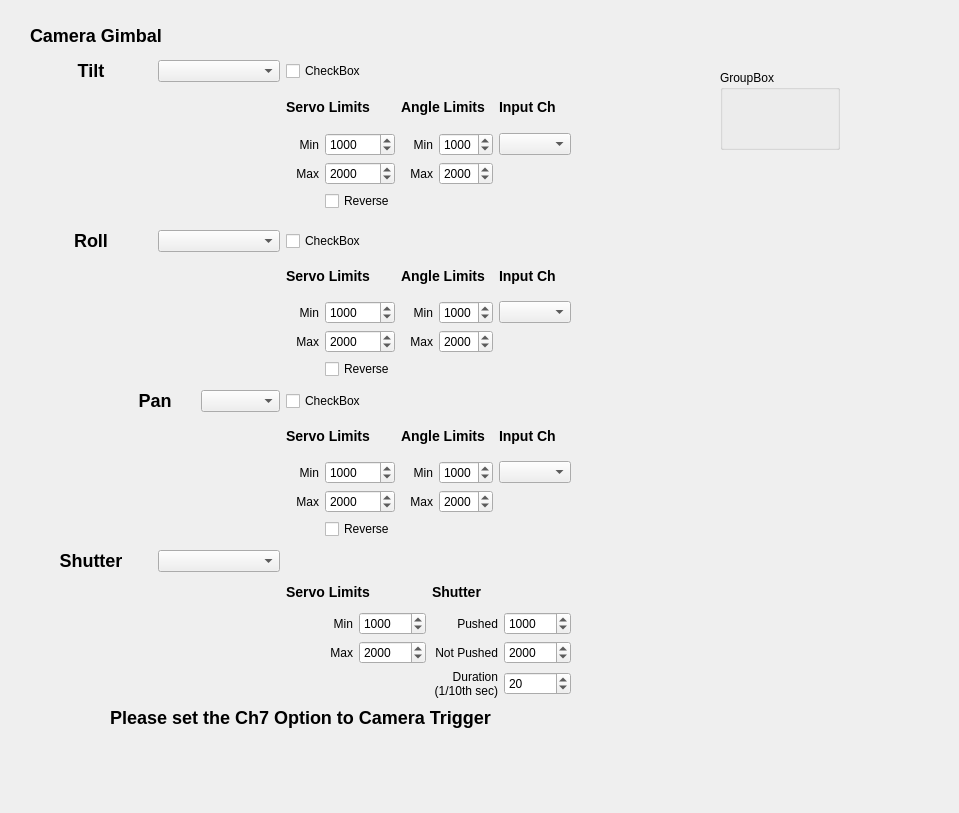
<?xml version="1.0" encoding="UTF-8"?>
<ui version="4.0">
 <class>CameraGimbalConfig</class>
 <widget class="QWidget" name="CameraGimbalConfig">
  <property name="geometry">
   <rect>
    <x>0</x>
    <y>0</y>
    <width>959</width>
    <height>813</height>
   </rect>
  </property>
  <property name="windowTitle">
   <string>Form</string>
  </property>
  <widget class="QLabel" name="label">
   <property name="geometry">
    <rect>
     <x>30</x>
     <y>20</y>
     <width>131</width>
     <height>31</height>
    </rect>
   </property>
   <property name="text">
    <string>&lt;h2&gt;Camera Gimbal&lt;/h2&gt;</string>
   </property>
   <property name="scaledContents">
    <bool>false</bool>
   </property>
  </widget>
  <widget class="QWidget" name="gridLayoutWidget">
   <property name="geometry">
    <rect>
     <x>30</x>
     <y>60</y>
     <width>541</width>
     <height>151</height>
    </rect>
   </property>
   <layout class="QGridLayout" name="gridLayout">
    <item row="2" column="5">
     <widget class="QLabel" name="label_12">
      <property name="text">
       <string>Min</string>
      </property>
      <property name="alignment">
       <set>Qt::AlignRight|Qt::AlignTrailing|Qt::AlignVCenter</set>
      </property>
     </widget>
    </item>
    <item row="3" column="5">
     <widget class="QLabel" name="label_13">
      <property name="text">
       <string>Max</string>
      </property>
      <property name="alignment">
       <set>Qt::AlignRight|Qt::AlignTrailing|Qt::AlignVCenter</set>
      </property>
     </widget>
    </item>
    <item row="1" column="7">
     <widget class="QLabel" name="label_9">
      <property name="text">
       <string>&lt;h3&gt;Input Ch&lt;/h3&gt;</string>
      </property>
     </widget>
    </item>
    <item row="4" column="4">
     <widget class="QCheckBox" name="tiltReverseCheckBox">
      <property name="text">
       <string>Reverse</string>
      </property>
     </widget>
    </item>
    <item row="1" column="5" colspan="2">
     <widget class="QLabel" name="label_8">
      <property name="text">
       <string>&lt;h3&gt;Angle Limits&lt;/h3&gt;</string>
      </property>
     </widget>
    </item>
    <item row="1" column="3" colspan="2">
     <widget class="QLabel" name="label_7">
      <property name="text">
       <string>&lt;h3&gt;Servo Limits&lt;/h3&gt;</string>
      </property>
     </widget>
    </item>
    <item row="3" column="3">
     <widget class="QLabel" name="label_11">
      <property name="text">
       <string>Max</string>
      </property>
      <property name="alignment">
       <set>Qt::AlignRight|Qt::AlignTrailing|Qt::AlignVCenter</set>
      </property>
     </widget>
    </item>
    <item row="2" column="3">
     <widget class="QLabel" name="label_10">
      <property name="text">
       <string>Min</string>
      </property>
      <property name="alignment">
       <set>Qt::AlignRight|Qt::AlignTrailing|Qt::AlignVCenter</set>
      </property>
     </widget>
    </item>
    <item row="0" column="2">
     <widget class="QComboBox" name="tiltChannelComboBox"/>
    </item>
    <item row="0" column="1">
     <widget class="QLabel" name="label_6">
      <property name="text">
       <string>&lt;h2&gt;Tilt&lt;/h2&gt;</string>
      </property>
      <property name="alignment">
       <set>Qt::AlignCenter</set>
      </property>
     </widget>
    </item>
    <item row="0" column="3" colspan="2">
     <widget class="QCheckBox" name="tiltStabilizeCheckBox">
      <property name="text">
       <string>CheckBox</string>
      </property>
     </widget>
    </item>
    <item row="1" column="1" rowspan="4" colspan="2">
     <widget class="QLabel" name="label_2">
      <property name="minimumSize">
       <size>
        <width>250</width>
        <height>120</height>
       </size>
      </property>
      <property name="maximumSize">
       <size>
        <width>250</width>
        <height>120</height>
       </size>
      </property>
      <property name="text">
       <string/>
      </property>
      <property name="pixmap">
       <pixmap resource="../../../qgroundcontrol.qrc">:/files/images/devices/cameraGimalPitch1.png</pixmap>
      </property>
      <property name="scaledContents">
       <bool>true</bool>
      </property>
     </widget>
    </item>
    <item row="2" column="4">
     <widget class="QSpinBox" name="tiltServoMinSpinBox">
      <property name="maximum">
       <number>3000</number>
      </property>
      <property name="value">
       <number>1000</number>
      </property>
     </widget>
    </item>
    <item row="3" column="4">
     <widget class="QSpinBox" name="tiltServoMaxSpinBox">
      <property name="maximum">
       <number>3000</number>
      </property>
      <property name="value">
       <number>2000</number>
      </property>
     </widget>
    </item>
    <item row="2" column="6">
     <widget class="QSpinBox" name="tiltAngleMinSpinBox">
      <property name="maximum">
       <number>3000</number>
      </property>
      <property name="value">
       <number>1000</number>
      </property>
     </widget>
    </item>
    <item row="3" column="6">
     <widget class="QSpinBox" name="tiltAngleMaxSpinBox">
      <property name="maximum">
       <number>3000</number>
      </property>
      <property name="value">
       <number>2000</number>
      </property>
     </widget>
    </item>
    <item row="2" column="7">
     <widget class="QComboBox" name="tiltInputChannelComboBox"/>
    </item>
   </layout>
  </widget>
  <widget class="QWidget" name="gridLayoutWidget_2">
   <property name="geometry">
    <rect>
     <x>30</x>
     <y>230</y>
     <width>541</width>
     <height>149</height>
    </rect>
   </property>
   <layout class="QGridLayout" name="gridLayout_2">
    <item row="2" column="5">
     <widget class="QLabel" name="label_14">
      <property name="text">
       <string>Min</string>
      </property>
      <property name="alignment">
       <set>Qt::AlignRight|Qt::AlignTrailing|Qt::AlignVCenter</set>
      </property>
     </widget>
    </item>
    <item row="3" column="5">
     <widget class="QLabel" name="label_15">
      <property name="text">
       <string>Max</string>
      </property>
      <property name="alignment">
       <set>Qt::AlignRight|Qt::AlignTrailing|Qt::AlignVCenter</set>
      </property>
     </widget>
    </item>
    <item row="2" column="7">
     <widget class="QComboBox" name="rollInputChannelComboBox"/>
    </item>
    <item row="1" column="7">
     <widget class="QLabel" name="label_16">
      <property name="text">
       <string>&lt;h3&gt;Input Ch&lt;/h3&gt;</string>
      </property>
     </widget>
    </item>
    <item row="4" column="4">
     <widget class="QCheckBox" name="rollReverseCheckBox">
      <property name="text">
       <string>Reverse</string>
      </property>
     </widget>
    </item>
    <item row="1" column="5" colspan="2">
     <widget class="QLabel" name="label_17">
      <property name="text">
       <string>&lt;h3&gt;Angle Limits&lt;/h3&gt;</string>
      </property>
     </widget>
    </item>
    <item row="1" column="3" colspan="2">
     <widget class="QLabel" name="label_18">
      <property name="text">
       <string>&lt;h3&gt;Servo Limits&lt;/h3&gt;</string>
      </property>
     </widget>
    </item>
    <item row="3" column="3">
     <widget class="QLabel" name="label_19">
      <property name="text">
       <string>Max</string>
      </property>
      <property name="alignment">
       <set>Qt::AlignRight|Qt::AlignTrailing|Qt::AlignVCenter</set>
      </property>
     </widget>
    </item>
    <item row="2" column="3">
     <widget class="QLabel" name="label_20">
      <property name="text">
       <string>Min</string>
      </property>
      <property name="alignment">
       <set>Qt::AlignRight|Qt::AlignTrailing|Qt::AlignVCenter</set>
      </property>
     </widget>
    </item>
    <item row="0" column="2">
     <widget class="QComboBox" name="rollChannelComboBox"/>
    </item>
    <item row="0" column="1">
     <widget class="QLabel" name="label_21">
      <property name="text">
       <string>&lt;h2&gt;Roll&lt;/h2&gt;</string>
      </property>
      <property name="alignment">
       <set>Qt::AlignCenter</set>
      </property>
     </widget>
    </item>
    <item row="0" column="3" colspan="2">
     <widget class="QCheckBox" name="rollStabilizeCheckBox">
      <property name="text">
       <string>CheckBox</string>
      </property>
     </widget>
    </item>
    <item row="1" column="1" rowspan="4" colspan="2">
     <widget class="QLabel" name="label_3">
      <property name="minimumSize">
       <size>
        <width>250</width>
        <height>120</height>
       </size>
      </property>
      <property name="maximumSize">
       <size>
        <width>250</width>
        <height>120</height>
       </size>
      </property>
      <property name="text">
       <string/>
      </property>
      <property name="pixmap">
       <pixmap resource="../../../qgroundcontrol.qrc">:/files/images/devices/cameraGimalRoll1.png</pixmap>
      </property>
      <property name="scaledContents">
       <bool>true</bool>
      </property>
     </widget>
    </item>
    <item row="2" column="4">
     <widget class="QSpinBox" name="rollServoMinSpinBox">
      <property name="maximum">
       <number>3000</number>
      </property>
      <property name="value">
       <number>1000</number>
      </property>
     </widget>
    </item>
    <item row="3" column="4">
     <widget class="QSpinBox" name="rollServoMaxSpinBox">
      <property name="maximum">
       <number>3000</number>
      </property>
      <property name="value">
       <number>2000</number>
      </property>
     </widget>
    </item>
    <item row="2" column="6">
     <widget class="QSpinBox" name="rollAngleMinSpinBox">
      <property name="maximum">
       <number>3000</number>
      </property>
      <property name="value">
       <number>1000</number>
      </property>
     </widget>
    </item>
    <item row="3" column="6">
     <widget class="QSpinBox" name="rollAngleMaxSpinBox">
      <property name="maximum">
       <number>3000</number>
      </property>
      <property name="value">
       <number>2000</number>
      </property>
     </widget>
    </item>
   </layout>
  </widget>
  <widget class="QWidget" name="gridLayoutWidget_3">
   <property name="geometry">
    <rect>
     <x>30</x>
     <y>390</y>
     <width>541</width>
     <height>149</height>
    </rect>
   </property>
   <layout class="QGridLayout" name="gridLayout_3">
    <item row="2" column="5">
     <widget class="QLabel" name="label_22">
      <property name="text">
       <string>Min</string>
      </property>
      <property name="alignment">
       <set>Qt::AlignRight|Qt::AlignTrailing|Qt::AlignVCenter</set>
      </property>
     </widget>
    </item>
    <item row="3" column="5">
     <widget class="QLabel" name="label_23">
      <property name="text">
       <string>Max</string>
      </property>
      <property name="alignment">
       <set>Qt::AlignRight|Qt::AlignTrailing|Qt::AlignVCenter</set>
      </property>
     </widget>
    </item>
    <item row="2" column="7">
     <widget class="QComboBox" name="panInputChannelComboBox"/>
    </item>
    <item row="1" column="7">
     <widget class="QLabel" name="label_24">
      <property name="text">
       <string>&lt;h3&gt;Input Ch&lt;/h3&gt;</string>
      </property>
     </widget>
    </item>
    <item row="4" column="4">
     <widget class="QCheckBox" name="panReverseCheckBox">
      <property name="text">
       <string>Reverse</string>
      </property>
     </widget>
    </item>
    <item row="1" column="5" colspan="2">
     <widget class="QLabel" name="label_25">
      <property name="text">
       <string>&lt;h3&gt;Angle Limits&lt;/h3&gt;</string>
      </property>
     </widget>
    </item>
    <item row="1" column="3" colspan="2">
     <widget class="QLabel" name="label_26">
      <property name="text">
       <string>&lt;h3&gt;Servo Limits&lt;/h3&gt;</string>
      </property>
     </widget>
    </item>
    <item row="3" column="3">
     <widget class="QLabel" name="label_27">
      <property name="text">
       <string>Max</string>
      </property>
      <property name="alignment">
       <set>Qt::AlignRight|Qt::AlignTrailing|Qt::AlignVCenter</set>
      </property>
     </widget>
    </item>
    <item row="2" column="3">
     <widget class="QLabel" name="label_28">
      <property name="text">
       <string>Min</string>
      </property>
      <property name="alignment">
       <set>Qt::AlignRight|Qt::AlignTrailing|Qt::AlignVCenter</set>
      </property>
     </widget>
    </item>
    <item row="0" column="2">
     <widget class="QComboBox" name="panChannelComboBox"/>
    </item>
    <item row="0" column="1">
     <widget class="QLabel" name="label_29">
      <property name="text">
       <string>&lt;h2&gt;Pan&lt;/h2&gt;</string>
      </property>
      <property name="alignment">
       <set>Qt::AlignCenter</set>
      </property>
     </widget>
    </item>
    <item row="0" column="3" colspan="2">
     <widget class="QCheckBox" name="panStabilizeCheckBox">
      <property name="text">
       <string>CheckBox</string>
      </property>
     </widget>
    </item>
    <item row="1" column="0" rowspan="4" colspan="3">
     <widget class="QLabel" name="label_4">
      <property name="minimumSize">
       <size>
        <width>250</width>
        <height>120</height>
       </size>
      </property>
      <property name="maximumSize">
       <size>
        <width>250</width>
        <height>120</height>
       </size>
      </property>
      <property name="text">
       <string/>
      </property>
      <property name="pixmap">
       <pixmap resource="../../../qgroundcontrol.qrc">:/files/images/devices/cameraGimalYaw.png</pixmap>
      </property>
      <property name="scaledContents">
       <bool>true</bool>
      </property>
     </widget>
    </item>
    <item row="2" column="4">
     <widget class="QSpinBox" name="panServoMinSpinBox">
      <property name="maximum">
       <number>3000</number>
      </property>
      <property name="value">
       <number>1000</number>
      </property>
     </widget>
    </item>
    <item row="2" column="6">
     <widget class="QSpinBox" name="panAngleMinSpinBox">
      <property name="maximum">
       <number>3000</number>
      </property>
      <property name="value">
       <number>1000</number>
      </property>
     </widget>
    </item>
    <item row="3" column="6">
     <widget class="QSpinBox" name="panAngleMaxSpinBox">
      <property name="maximum">
       <number>3000</number>
      </property>
      <property name="value">
       <number>2000</number>
      </property>
     </widget>
    </item>
    <item row="3" column="4">
     <widget class="QSpinBox" name="panServoMaxSpinBox">
      <property name="maximum">
       <number>3000</number>
      </property>
      <property name="value">
       <number>2000</number>
      </property>
     </widget>
    </item>
   </layout>
  </widget>
  <widget class="QWidget" name="gridLayoutWidget_4">
   <property name="geometry">
    <rect>
     <x>30</x>
     <y>550</y>
     <width>541</width>
     <height>181</height>
    </rect>
   </property>
   <layout class="QGridLayout" name="gridLayout_4">
    <item row="1" column="1" rowspan="4" colspan="2">
     <widget class="QLabel" name="label_5">
      <property name="minimumSize">
       <size>
        <width>250</width>
        <height>120</height>
       </size>
      </property>
      <property name="maximumSize">
       <size>
        <width>250</width>
        <height>120</height>
       </size>
      </property>
      <property name="text">
       <string/>
      </property>
      <property name="pixmap">
       <pixmap resource="../../../qgroundcontrol.qrc">:/files/images/devices/Shutter.png</pixmap>
      </property>
      <property name="scaledContents">
       <bool>true</bool>
      </property>
     </widget>
    </item>
    <item row="4" column="5">
     <widget class="QLabel" name="label_39">
      <property name="text">
       <string>Duration
(1/10th sec)</string>
      </property>
      <property name="alignment">
       <set>Qt::AlignRight|Qt::AlignTrailing|Qt::AlignVCenter</set>
      </property>
     </widget>
    </item>
    <item row="2" column="5">
     <widget class="QLabel" name="label_31">
      <property name="text">
       <string>Pushed</string>
      </property>
      <property name="alignment">
       <set>Qt::AlignRight|Qt::AlignTrailing|Qt::AlignVCenter</set>
      </property>
     </widget>
    </item>
    <item row="3" column="5">
     <widget class="QLabel" name="label_32">
      <property name="text">
       <string>Not Pushed</string>
      </property>
      <property name="alignment">
       <set>Qt::AlignRight|Qt::AlignTrailing|Qt::AlignVCenter</set>
      </property>
     </widget>
    </item>
    <item row="1" column="5" colspan="2">
     <widget class="QLabel" name="label_34">
      <property name="text">
       <string>&lt;h3&gt;Shutter&lt;/h3&gt;</string>
      </property>
     </widget>
    </item>
    <item row="1" column="3" colspan="2">
     <widget class="QLabel" name="label_35">
      <property name="text">
       <string>&lt;h3&gt;Servo Limits&lt;/h3&gt;</string>
      </property>
     </widget>
    </item>
    <item row="3" column="3">
     <widget class="QLabel" name="label_36">
      <property name="text">
       <string>Max</string>
      </property>
      <property name="alignment">
       <set>Qt::AlignRight|Qt::AlignTrailing|Qt::AlignVCenter</set>
      </property>
     </widget>
    </item>
    <item row="2" column="3">
     <widget class="QLabel" name="label_37">
      <property name="text">
       <string>Min</string>
      </property>
      <property name="alignment">
       <set>Qt::AlignRight|Qt::AlignTrailing|Qt::AlignVCenter</set>
      </property>
     </widget>
    </item>
    <item row="0" column="2">
     <widget class="QComboBox" name="shutterChannelComboBox"/>
    </item>
    <item row="0" column="1">
     <widget class="QLabel" name="label_38">
      <property name="text">
       <string>&lt;h2&gt;Shutter&lt;/h2&gt;</string>
      </property>
      <property name="alignment">
       <set>Qt::AlignCenter</set>
      </property>
     </widget>
    </item>
    <item row="5" column="1" colspan="6">
     <widget class="QLabel" name="label_40">
      <property name="text">
       <string>&lt;h2&gt;Please set the Ch7 Option to Camera Trigger&lt;/h2&gt;</string>
      </property>
      <property name="alignment">
       <set>Qt::AlignCenter</set>
      </property>
     </widget>
    </item>
    <item row="2" column="6">
     <widget class="QSpinBox" name="shutterPushedSpinBox">
      <property name="maximum">
       <number>3000</number>
      </property>
      <property name="value">
       <number>1000</number>
      </property>
     </widget>
    </item>
    <item row="3" column="6">
     <widget class="QSpinBox" name="shutterNotPushedSpinBox">
      <property name="maximum">
       <number>3000</number>
      </property>
      <property name="value">
       <number>2000</number>
      </property>
     </widget>
    </item>
    <item row="4" column="6">
     <widget class="QSpinBox" name="shutterDurationSpinBox">
      <property name="maximum">
       <number>100</number>
      </property>
      <property name="value">
       <number>20</number>
      </property>
     </widget>
    </item>
    <item row="2" column="4">
     <widget class="QSpinBox" name="shutterServoMinSpinBox">
      <property name="maximum">
       <number>3000</number>
      </property>
      <property name="value">
       <number>1000</number>
      </property>
     </widget>
    </item>
    <item row="3" column="4">
     <widget class="QSpinBox" name="shutterServoMaxSpinBox">
      <property name="maximum">
       <number>3000</number>
      </property>
      <property name="value">
       <number>2000</number>
      </property>
     </widget>
    </item>
   </layout>
  </widget>
  <widget class="QGroupBox" name="groupBox">
   <property name="geometry">
    <rect>
     <x>720</x>
     <y>70</y>
     <width>120</width>
     <height>80</height>
    </rect>
   </property>
   <property name="title">
    <string>GroupBox</string>
   </property>
  </widget>
 </widget>
 <resources>
  <include location="../../../qgroundcontrol.qrc"/>
 </resources>
 <connections/>
</ui>
